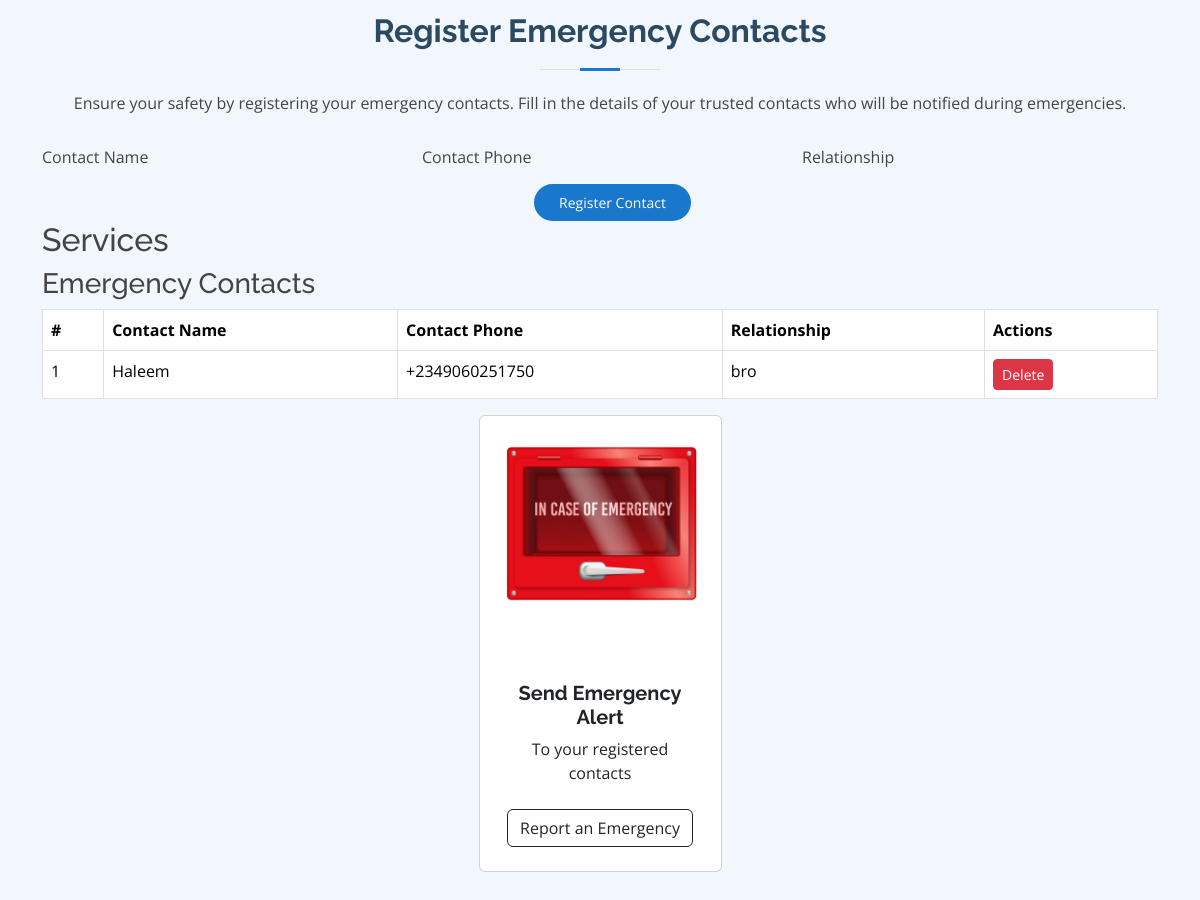
The app's page /services/ (signed in, middle part), older data.
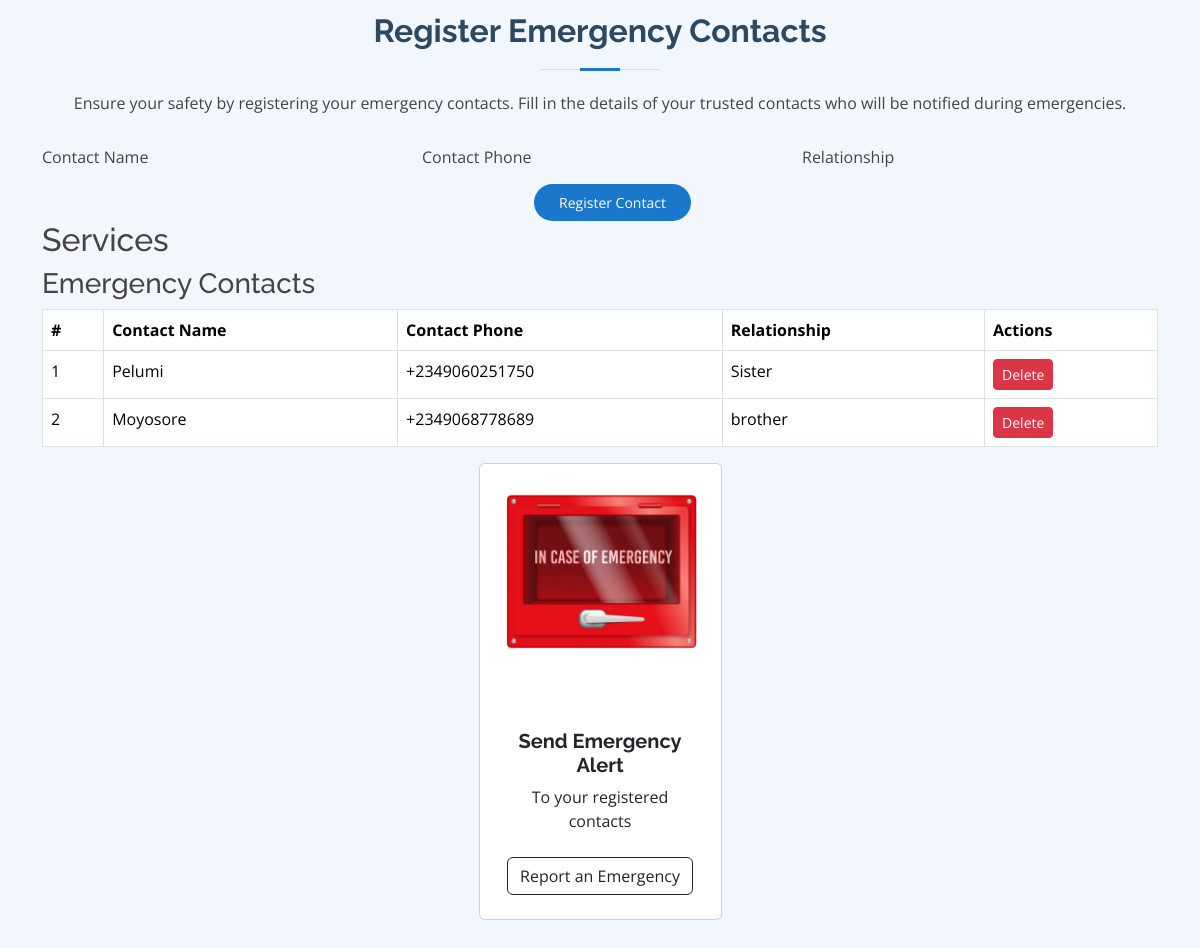
The same page, newer data.
### users/models.py (models this page shows, shortened)
class EmergencyContact(models.Model):
    user = models.ForeignKey(User, on_delete=models.CASCADE)
    contact_name = models.CharField(max_length=100)
    contact_phone = models.CharField(max_length=15)
    relationship = models.CharField(max_length=100)

### pages/views.py (the view)
# urls.py: path('services/',services , name='services'),
@login_required(login_url='login')
def services(request):
    success = False
    if request.method == 'POST':
        form = EmergencyContactForm(request.POST)
        if form.is_valid():
            emergency_contact = form.save(commit=False)
            emergency_contact.user = request.user
            emergency_contact.save()
            success = True
    else:
        form = EmergencyContactForm()
    context = {
        'form': form,
        'success': success,    # context variables needed for your existing view
    }
    if request.method == 'POST':
        contact_id = request.POST.get('contact_id')
        if contact_id:
            contact = get_object_or_404(EmergencyContact, id=contact_id, user=request.user)
            contact.delete()
            return redirect('services')
    emergency_contacts = EmergencyContact.objects.filter(user=request.user)
    return render(request, 'services.html', {'emergency_contacts': emergency_contacts})

### templates/services.html (shortened to what this page needs)
{% load static %}
<!DOCTYPE html>
<html lang="en">
<head>
    <link href="{% static 'vendor/fontawesome-free/css/all.min.css' %}" rel="stylesheet">
    <link href="{% static 'vendor/animate.css/animate.min.css' %}" rel="stylesheet">
    <link href="{% static 'vendor/bootstrap/css/bootstrap.min.css' %}" rel="stylesheet">
    <link href="{% static 'vendor/bootstrap-icons/bootstrap-icons.css' %}" rel="stylesheet">
    <link href="{% static 'vendor/boxicons/css/boxicons.min.css' %}" rel="stylesheet">
    <link href="{% static 'vendor/glightbox/css/glightbox.min.css' %}" rel="stylesheet">
    <link href="{% static 'vendor/remixicon/remixicon.css' %}" rel="stylesheet">
    <link href="{% static 'vendor/swiper/swiper-bundle.min.css' %}" rel="stylesheet">
    <link href="{% static 'css/style.css' %}" rel="stylesheet">
</head>
<body>
    <section id="emergency-contact" class="emergency-contact section-bg">
      <div class="container">
        <div class="section-title">
          <h2>Register Emergency Contacts</h2>
          <p>Ensure your safety by registering your emergency contacts. Fill in the details of your trusted contacts who will be notified during emergencies.</p>
        </div>
<form action="{% url 'emergency_contact' %}" method="post" role="form" class="php-email-form">
  <div class="row">
      <div class="col-md-4 form-group">
          <label for="id_contact_name">Contact Name</label>
      </div>
      <div class="col-md-4 form-group mt-3 mt-md-0">
          <label for="id_contact_phone">Contact Phone</label>
      </div>
      <div class="col-md-4 form-group mt-3 mt-md-0">
          <label for="id_relationship">Relationship</label>
      </div>
  </div>
  <div class="text-center">
      <button class="appointment-btn form" type="submit">Register Contact</button>
  </div>
</form>
  <h2>Services</h2>
  <h3>Emergency Contacts</h3>
  <table class="table table-bordered">
    <thead>
        <tr>
            <th>#</th>
            <th>Contact Name</th>
            <th>Contact Phone</th>
            <th>Relationship</th>
            <th>Actions</th>
        </tr>
    </thead>
    <tbody>
        {% for contact in emergency_contacts %}
        <tr>
            <td>{{ forloop.counter }}</td>
            <td>{{ contact.contact_name }}</td>
            <td>{{ contact.contact_phone }}</td>
            <td>{{ contact.relationship }}</td>
            <td>
                <form method="post" action="{% url 'services' %}" style="display:inline;">
                    <button type="submit" class="btn btn-danger btn-sm">Delete</button>
                </form>
            </td>
        </tr>
        {% empty %}
        <tr>
            <td colspan="5">No emergency contacts found.</td>
        </tr>
        {% endfor %}
    </tbody>
</table>
<div class="row gx-4 gx-lg-5 row-cols-2 row-cols-md-3 row-cols-xl-4 justify-content-center">
  <div class="col mb-5">
      <div class="card h-100">
          <img class="card-img-top" src="{% static 'img/empty-emergency-box.png' %}" alt="..." />
          <div class="card-body p-4">
              <div class="text-center">
                  <h5 class="fw-bolder">Send Emergency Alert</h5>
                  To your registered contacts
              </div>
          </div>
          <div class="card-footer p-4 pt-0 border-top-0 bg-transparent">
              <div class="text-center">
                  <form method="post" action="{% url 'send_emergency_message' %}">
                      <button type="submit" class="btn btn-outline-dark mt-auto">Report an Emergency</button>
                  </form>
              </div>
          </div>
      </div>
  </div>
</div>
      </div>
    </section>
</body>
</html>

### static/css/style.css (style rules this page uses)
body { font-family: "Open Sans", sans-serif; color: #444444; }
h1, h2, h3, h4, h5, h6 { font-family: "Raleway", sans-serif; }
.form { margin-top: 15px; }
.appointment-btn { margin-left: 25px; background: #1977cc; color: #fff; border-radius: 50px; padding: 8px 25px; white-space: nowrap; transition: 0.3s; font-size: 14px; display: inline-block; border:none; }
section { padding: 60px 0; overflow: hidden; }
.section-bg { background-color: #f1f7fd; }
.section-title { text-align: center; padding-bottom: 30px; }
.section-title h2 { font-size: 32px; font-weight: bold; margin-bottom: 20px; padding-bottom: 20px; position: relative; color: #2c4964; }
.section-title h2::before { content: ""; position: absolute; display: block; width: 120px; height: 1px; background: #ddd; bottom: 1px; left: calc(50% - 60px); }
.section-title h2::after { content: ""; position: absolute; display: block; width: 40px; height: 3px; background: #1977cc; bottom: 0; left: calc(50% - 20px); }
.section-title p { margin-bottom: 0; }

Row changes from the older to the newer data that the page shows:
removed EmergencyContact: contact_name "Haleem", contact_phone "+2349060251750", relationship "bro"
added EmergencyContact: contact_name "Pelumi", contact_phone "+2349060251750", relationship "Sister"
added EmergencyContact: contact_name "Moyosore", contact_phone "+2349068778689", relationship "brother"
